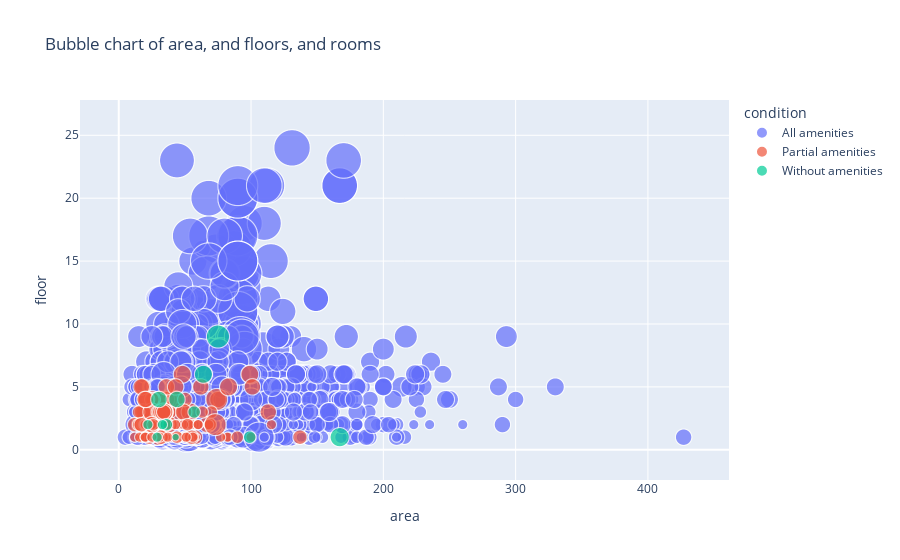

Notebook code for this chart:
### Code cell
fig = px.scatter(realestate, x='area', y='floor', size='total_floors', color='condition', size_max=40, 
                 title='Bubble chart of area, and floors, and rooms')
fig.show()

### Figure 1 — Plotly figure (JSON) as saved in the notebook; plotly's stock layout.template omitted (floating-point values rounded to 4 significant figures; data arrays with more than 128 entries replaced by an {"elided": "..."} marker saying what was removed)
{"data": [{"hovertemplate": "condition=All amenities<br>area=%{x}<br>floor=%{y}<br>total_floors=%{marker.size}<extra></extra>", "legendgroup": "All amenities", "marker": {"color": "#636efa", "size": {"elided": "3772 int values"}, "sizemode": "area", "sizeref": 0.01875, "symbol": "circle"}, "mode": "markers", "name": "All amenities", "showlegend": true, "type": "scattergl", "x": {"elided": "3772 float values"}, "xaxis": "x", "y": {"elided": "3772 int values"}, "yaxis": "y"}, {"hovertemplate": "condition=Partial amenities<br>area=%{x}<br>floor=%{y}<br>total_floors=%{marker.size}<extra></extra>", "legendgroup": "Partial amenities", "marker": {"color": "#EF553B", "size": {"elided": "160 int values"}, "sizemode": "area", "sizeref": 0.01875, "symbol": "circle"}, "mode": "markers", "name": "Partial amenities", "showlegend": true, "type": "scattergl", "x": {"elided": "160 float values"}, "xaxis": "x", "y": {"elided": "160 int values"}, "yaxis": "y"}, {"hovertemplate": "condition=Without amenities<br>area=%{x}<br>floor=%{y}<br>total_floors=%{marker.size}<extra></extra>", "legendgroup": "Without amenities", "marker": {"color": "#00cc96", "size": [5, 7, 10, 2, 1, 3, 3, 2, 6, 3, 5, 2], "sizemode": "area", "sizeref": 0.01875, "symbol": "circle"}, "mode": "markers", "name": "Without amenities", "showlegend": true, "type": "scattergl", "x": [44, 167, 75, 22, 43, 99, 36, 29, 64, 57, 30.36, 33], "xaxis": "x", "y": [4, 1, 9, 2, 1, 1, 2, 1, 6, 3, 4, 2], "yaxis": "y"}], "layout": {"legend": {"itemsizing": "constant", "title": {"text": "condition"}, "tracegroupgap": 0}, "title": {"text": "Bubble chart of area, and floors, and rooms"}, "xaxis": {"anchor": "y", "domain": [0, 1], "title": {"text": "area"}}, "yaxis": {"anchor": "x", "domain": [0, 1], "title": {"text": "floor"}}}}
